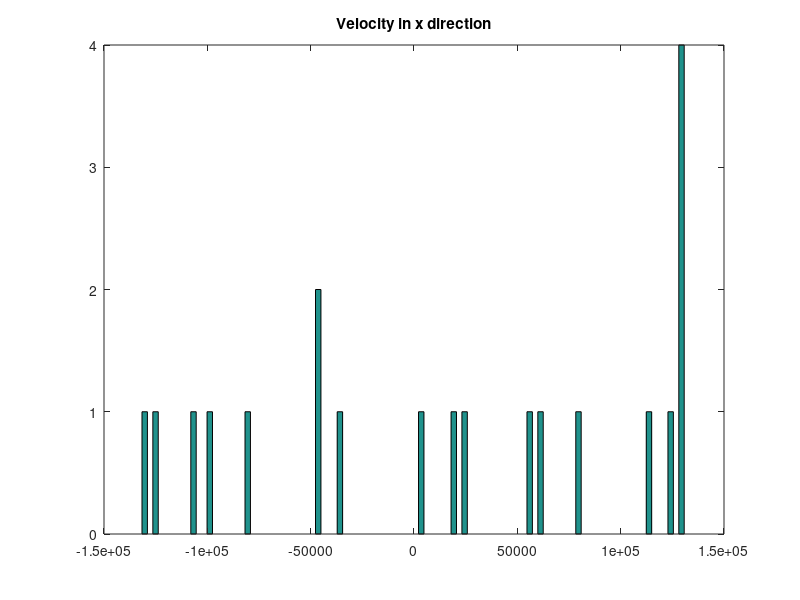
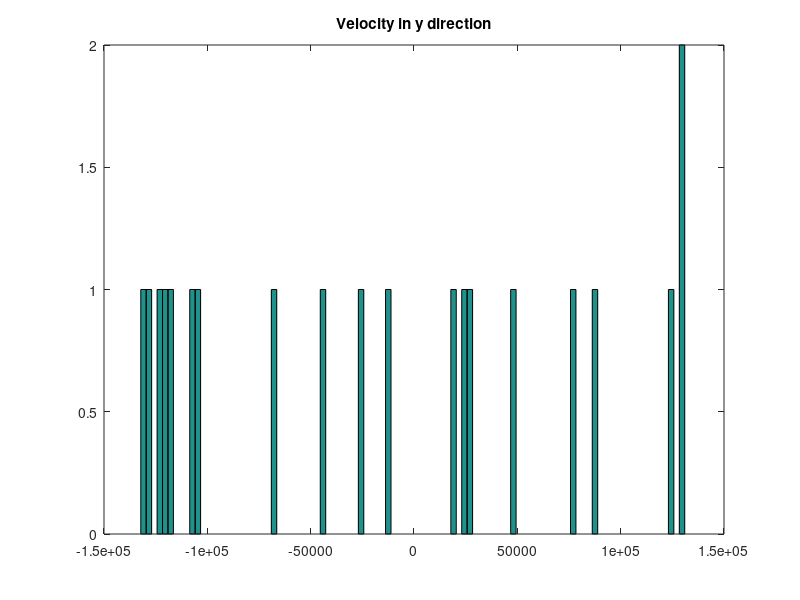
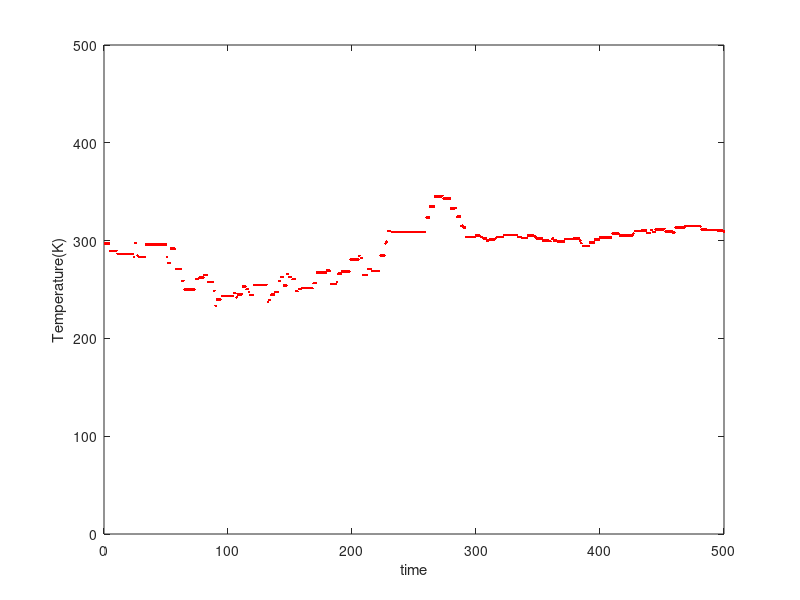
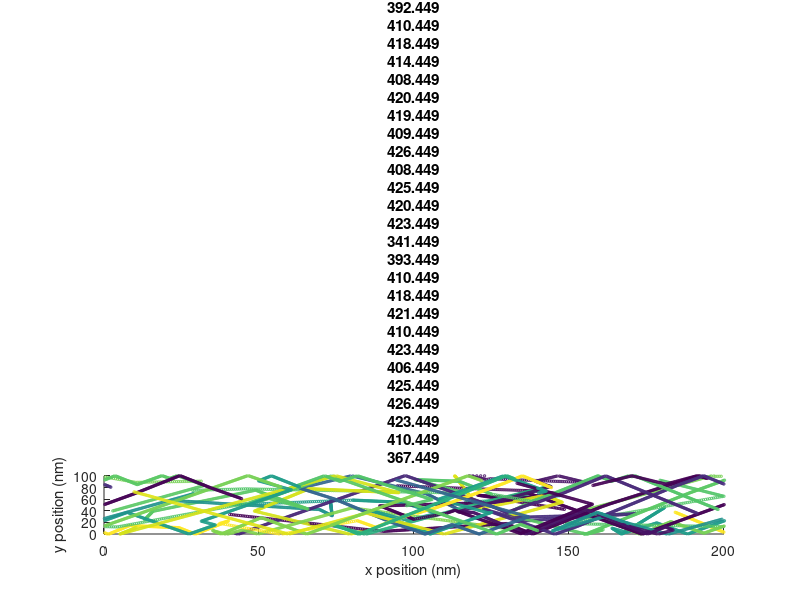

MATLAB code to generate these figures, in order:
% Collisions with Mean Free Path(MFP)
global C
C.q_0 = 1.60217653e-19;             % electron charge
C.hb = 1.054571596e-34;             % Dirac constant
C.h = C.hb * 2 * pi;                    % Planck constant
C.m_0 = 9.10938215e-31;             % electron mass
C.kb = 1.3806504e-23;               % Boltzmann constant
C.eps_0 = 8.854187817e-12;          % vacuum permittivity
C.mu_0 = 1.2566370614e-6;           % vacuum permeability
C.c = 299792458;                    % speed of light
C.g = 9.80665; %metres (32.1740 ft) per s


np = 500;
noe = 20;
r2 = randi(360,noe,1);
nx = 200
ny = 100
x = randi(200,noe,1);
y = randi(100,noe,1);
vth = sqrt((C.kb * 300)/(C.m_0 * 0.26));
vx = vth * cos(r2) ;
vy = vth * sin(r2);

colorArray= rand(noe,1);

MFP = vth * 0.2 * 10^-12;

figure(1);
hist(vx,100);
title("Velocity in x direction");

figure(2)
hist(vy,100);
title ("Velocity in y direction");

pScat = 1 - exp((-35 * 10^-16)/(0.2 * 10^-12));

for t = 1:np
    vxc = vx;
    vyc = vy;
    [n,m] = size(vx);
    [n1,m1] = size(vy);
    idx = randperm(n);
    rdomx = vx;
    rdomx(idx,1)= vx (:,1) ;
    idy = randperm(n1);
    rdomy = vy;
    rdomy(idy,1) = vy(:,1);
    
    %Scattered
    rScatter= rand(noe,1);
    tScatter = rScatter < pScat;
    rdomx = tScatter .* rdomx;
    rdomy = tScatter .* rdomy ;
    
    %Not scattered
    notScatter = rScatter >= pScat;
    vx = vx .* notScatter;
    vy = vy .* notScatter; 
    vx = vx + rdomx;
    vy = vy + rdomy;
    xc = x;
    yc = y;
    temp = y >= ny ;
    temp1 = y < ny ;
    temp = temp * -1; 
    th = temp + temp1;
    temp2 = y <= 0;
    temp3 = y > 0;
    temp2 = temp2 * -1;
    tl = temp2 + temp3;
    vy = vy .* th;
    vy = vy .* tl;
    tempx1 = x <= 200; 
    x = x .* tempx1;
    tempx2 = x < -0.1;
    tempx2 = tempx2 * 200;
    tempxFinal = x + tempx2;
    x = tempxFinal;
    dx = vx * (1/200000);
    dy = vy * (1/200000);
    x = x + dx;
    y = y + dy;
    vsq = (vy).^2 + (vx).^2 ;
    average = mean(vsq);
    
    figure (3)
    CT = (average *(0.26)* C.m_0)/(C.kb);
    plot(t , CT,'.r');
    xlabel("time")
    ylabel("Temperature(K)")
    axis([0 np 0 500]);
    hold on
    
    figure(4)
    scatter(x,y,3,colorArray);
    axis([0 200 0 100]);
    xlabel("x position (nm)");
    ylabel("y position (nm)");
    title ("Semiconductor Temperature:" + CT);
    
    
    pause(0.1);
    hold on
   
end
% Temperature over time
% From the plot , we can see that the temperature changes, as it does not
% maintain the same velocity that it started with. It is also seen that the
% electron scatters randomly during its trajectory


